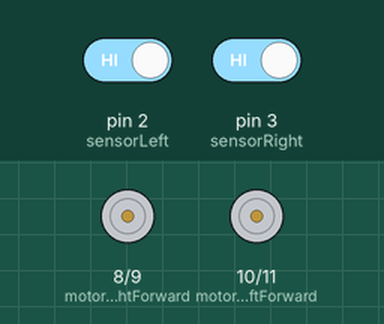
Simulated run of this sketch. Board: Arduino Uno, built with avr-gcc and run on an emulated ATmega328P. Shown: motor-driver pin pairs drawn as motors (green arrow = first pin HIGH = forward, orange = second pin HIGH = backward, longer = more drive, scaled by the enable pin). Inputs (shaded band) come from the test bench; at power-on: pin 2 (sensorLeft) HIGH, pin 3 (sensorRight) HIGH.

Above: at 1.2 s.
1.3 s: pin 2 (sensorLeft) driven LOW
At 2.2 s:
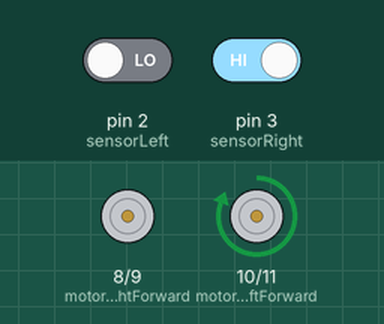
2.8 s: pin 3 (sensorRight) driven LOW
At 3.3 s:
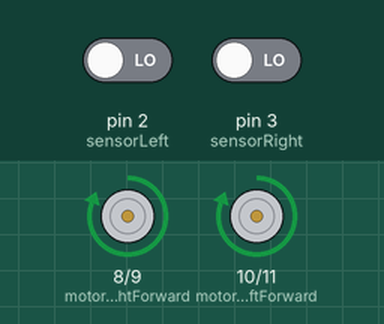
4.3 s: pin 2 (sensorLeft) driven HIGH
At 5.5 s:
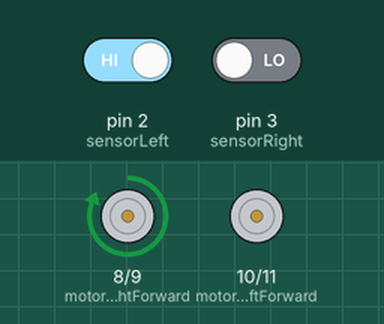
5.8 s: pin 3 (sensorRight) driven HIGH
At 6.8 s:
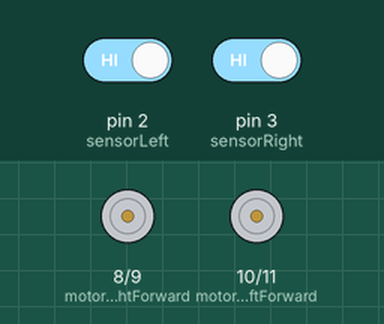
Timing chart, 0 to 8.3 s (numbered marks = the images above; inputs shaded):
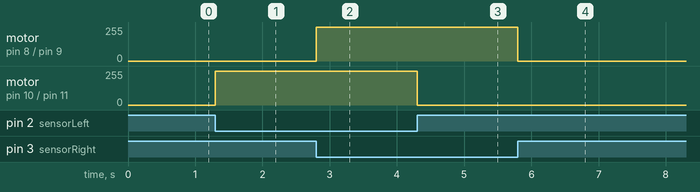

Measured:
- after the input at 1.3 s, motor on pin 10 (motorLeftForward) / pin 11 (motorLeftBackward): stopped → forward 255/255 at once
- after the input at 2.8 s, motor on pin 8 (motorRightForward) / pin 9 (motorRightBackward): stopped → forward 255/255 at once
- after the input at 4.3 s, motor on pin 10 (motorLeftForward) / pin 11 (motorLeftBackward): forward 255/255 → stopped at once
- after the input at 5.8 s, motor on pin 8 (motorRightForward) / pin 9 (motorRightBackward): forward 255/255 → stopped at once

The sketch:

Main.ino
```cpp
// Line Follower Bot Logic – Main.ino

// --- Constants (Pin Mapping) ---
const int sensorLeft        = 2;
const int sensorRight       = 3;
const int motorLeftForward  = 10;
const int motorLeftBackward = 11;
const int motorRightForward = 8;
const int motorRightBackward= 9;
const int enableLeft        = 5;
const int enableRight       = 6;

// --- Setup ---
void setup() {
  pinMode(sensorLeft, INPUT);
  pinMode(sensorRight, INPUT);

  pinMode(motorLeftForward, OUTPUT);
  pinMode(motorLeftBackward, OUTPUT);
  pinMode(motorRightForward, OUTPUT);
  pinMode(motorRightBackward, OUTPUT);
  pinMode(enableLeft, OUTPUT);
  pinMode(enableRight, OUTPUT);

  analogWrite(enableLeft, 255);
  analogWrite(enableRight, 255);
}

// --- Main Loop ---
void loop() {
  int leftValue = digitalRead(sensorLeft);
  int rightValue = digitalRead(sensorRight);

  if (leftValue == LOW && rightValue == LOW) {
    moveForward();
  } else if (leftValue == HIGH && rightValue == LOW) {
    turnRight();
  } else if (leftValue == LOW && rightValue == HIGH) {
    turnLeft();
  } else {
    stopMotors();
  }
}

// --- Movement Functions ---
void moveForward() {
  digitalWrite(motorLeftForward, HIGH);
  digitalWrite(motorLeftBackward, LOW);
  digitalWrite(motorRightForward, HIGH);
  digitalWrite(motorRightBackward, LOW);
}

void turnRight() {
  digitalWrite(motorLeftForward, LOW);
  digitalWrite(motorLeftBackward, LOW);
  digitalWrite(motorRightForward, HIGH);
  digitalWrite(motorRightBackward, LOW);
}

void turnLeft() {
  digitalWrite(motorLeftForward, HIGH);
  digitalWrite(motorLeftBackward, LOW);
  digitalWrite(motorRightForward, LOW);
  digitalWrite(motorRightBackward, LOW);
}

void stopMotors() {
  digitalWrite(motorLeftForward, LOW);
  digitalWrite(motorLeftBackward, LOW);
  digitalWrite(motorRightForward, LOW);
  digitalWrite(motorRightBackward, LOW);
}
```
